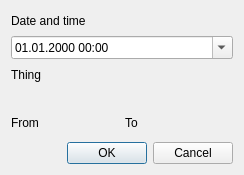
<?xml version="1.0" encoding="UTF-8"?>
<ui version="4.0">
 <class>FTransactionGiftEdit</class>
 <widget class="QDialog" name="FTransactionGiftEdit">
  <property name="geometry">
   <rect>
    <x>0</x>
    <y>0</y>
    <width>244</width>
    <height>175</height>
   </rect>
  </property>
  <property name="windowTitle">
   <string>Dialog</string>
  </property>
  <layout class="QVBoxLayout" name="verticalLayout">
   <item>
    <widget class="QLabel" name="label">
     <property name="text">
      <string>Date and time</string>
     </property>
    </widget>
   </item>
   <item>
    <widget class="QDateTimeEdit" name="dtDateTime">
     <property name="currentSection">
      <enum>QDateTimeEdit::DaySection</enum>
     </property>
     <property name="displayFormat">
      <string>dd.MM.yyyy HH:mm</string>
     </property>
     <property name="calendarPopup">
      <bool>true</bool>
     </property>
    </widget>
   </item>
   <item>
    <widget class="QLabel" name="label_3">
     <property name="text">
      <string>Thing</string>
     </property>
    </widget>
   </item>
   <item>
    <layout class="QHBoxLayout" name="horizontalLayout">
     <item>
      <widget class="ui::selector::WThingSelectButton" name="pwThingSelector" native="true">
       <property name="sizePolicy">
        <sizepolicy hsizetype="Expanding" vsizetype="Preferred">
         <horstretch>0</horstretch>
         <verstretch>0</verstretch>
        </sizepolicy>
       </property>
       <property name="focusPolicy">
        <enum>Qt::StrongFocus</enum>
       </property>
      </widget>
     </item>
     <item>
      <widget class="ui::selector::WValuableSelectButton" name="pwValuableSelector" native="true">
       <property name="sizePolicy">
        <sizepolicy hsizetype="Expanding" vsizetype="Preferred">
         <horstretch>0</horstretch>
         <verstretch>0</verstretch>
        </sizepolicy>
       </property>
       <property name="focusPolicy">
        <enum>Qt::StrongFocus</enum>
       </property>
      </widget>
     </item>
    </layout>
   </item>
   <item>
    <layout class="QGridLayout" name="gridLayout">
     <item row="0" column="0">
      <widget class="QLabel" name="label_2">
       <property name="text">
        <string>From</string>
       </property>
      </widget>
     </item>
     <item row="0" column="1">
      <widget class="QLabel" name="label_4">
       <property name="text">
        <string>To</string>
       </property>
      </widget>
     </item>
     <item row="1" column="0">
      <widget class="ui::selector::WContractorSelectButton" name="pwAccountFrom" native="true">
       <property name="focusPolicy">
        <enum>Qt::StrongFocus</enum>
       </property>
      </widget>
     </item>
     <item row="1" column="1">
      <widget class="ui::selector::WContractorSelectButton" name="pwAccountTo" native="true">
       <property name="focusPolicy">
        <enum>Qt::StrongFocus</enum>
       </property>
      </widget>
     </item>
    </layout>
   </item>
   <item>
    <widget class="QDialogButtonBox" name="buttonBox">
     <property name="orientation">
      <enum>Qt::Horizontal</enum>
     </property>
     <property name="standardButtons">
      <set>QDialogButtonBox::Cancel|QDialogButtonBox::Ok</set>
     </property>
    </widget>
   </item>
  </layout>
 </widget>
 <customwidgets>
  <customwidget>
   <class>ui::selector::WThingSelectButton</class>
   <extends>QWidget</extends>
   <header>wthingselectbutton.h</header>
   <container>1</container>
  </customwidget>
  <customwidget>
   <class>ui::selector::WValuableSelectButton</class>
   <extends>QWidget</extends>
   <header>wvaluableselectbutton.h</header>
   <container>1</container>
  </customwidget>
  <customwidget>
   <class>ui::selector::WContractorSelectButton</class>
   <extends>QWidget</extends>
   <header>wcontractorselectbutton.h</header>
   <container>1</container>
  </customwidget>
 </customwidgets>
 <resources/>
 <connections>
  <connection>
   <sender>buttonBox</sender>
   <signal>accepted()</signal>
   <receiver>FTransactionGiftEdit</receiver>
   <slot>accept()</slot>
   <hints>
    <hint type="sourcelabel">
     <x>258</x>
     <y>236</y>
    </hint>
    <hint type="destinationlabel">
     <x>156</x>
     <y>262</y>
    </hint>
   </hints>
  </connection>
  <connection>
   <sender>buttonBox</sender>
   <signal>rejected()</signal>
   <receiver>FTransactionGiftEdit</receiver>
   <slot>reject()</slot>
   <hints>
    <hint type="sourcelabel">
     <x>338</x>
     <y>243</y>
    </hint>
    <hint type="destinationlabel">
     <x>311</x>
     <y>273</y>
    </hint>
   </hints>
  </connection>
 </connections>
</ui>
